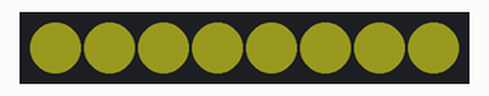
This sketch was run on a simulated ESP8266 (NodeMCU). Parts: 8 RGB LEDs in strip order, left to right. Dim RGB values are drawn brighter than linear.

Above: at 0.1 s.
At 64.1 s:
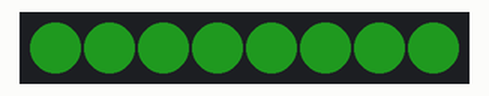
At 128.1 s:
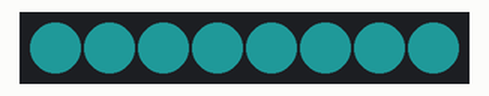
Timing chart, 0 to 129.6 s (numbered marks = the images above):
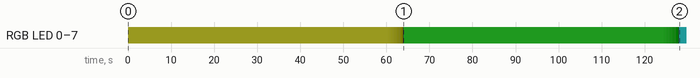

The sketch:

acrylic.ino
```cpp
#include <pins_arduino.h>
#include <Adafruit_NeoPixel.h>

const unsigned int cNumLed = 8;
const unsigned int cLedPin = D1;
Adafruit_NeoPixel strip(cNumLed, cLedPin, NEO_GRB + NEO_KHZ800);

const uint8_t cStartSat = 200;
const uint8_t cStartBrightness = 80;
const uint32_t cStartCol = 0;

const uint8_t cBrightnessStep = 2;
const uint8_t cBrightnessChangeCount = cStartBrightness / cBrightnessStep;

const uint16_t cColSingleStep = 10922;
const uint8_t cColChangeCount = 6;

const unsigned int cColorStayTime = 60 * 1000;
const unsigned int cBrightnessDelayTime = 100;

void setup() {
  strip.begin();
  strip.show();
  strip.setBrightness(cStartBrightness);
}

void loop() {
  unsigned int currentColor = cStartCol;
  for(uint8_t i = 0; i < cColChangeCount; i++) {
    currentColor = changeColor(currentColor);
    delay(cColorStayTime);
    changeBrightness(currentColor);
  }
}

uint32_t changeColor(uint32_t color) {
  color += cColSingleStep;
  uint32_t rgbcolor = strip.ColorHSV(color, cStartSat, cStartBrightness);
  strip.fill(rgbcolor, 0 , cNumLed);
  strip.show();
  return color;
}

void changeBrightness(unsigned int color) {
  uint8_t brightness = cStartBrightness;
  for(uint8_t i = 0; i < cBrightnessChangeCount; i++)
  {
    uint32_t rgbcolor = strip.ColorHSV(color, cStartSat, brightness);
    strip.fill(rgbcolor, 0 , cNumLed);
    strip.show();
    delay(cBrightnessDelayTime);
    brightness = brightness - cBrightnessStep;
  }
}
```

Measured:
- by itself, RGB LED 0–7: off → RGB(25, 25, 5) at 0.00 s, → RGB(24, 24, 5) 60.1 s later, → RGB(23, 23, 5) 0.20 s later, → RGB(22, 22, 4) 0.10 s later, … (43 changes in this stretch)
